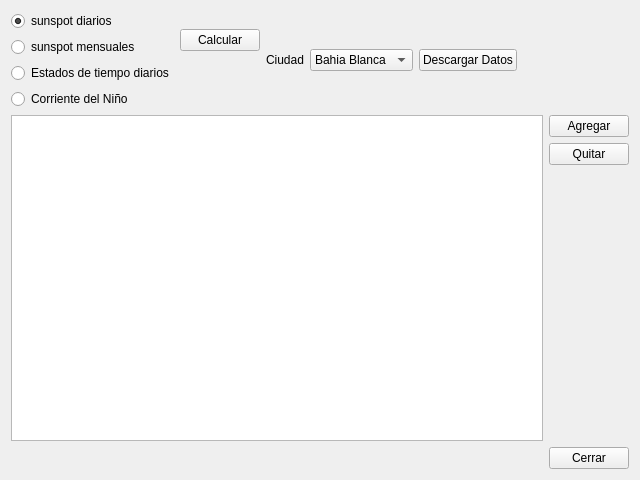
<?xml version="1.0" encoding="UTF-8"?>
<ui version="4.0">
 <class>fileLoadWidget</class>
 <widget class="QWidget" name="fileLoadWidget">
  <property name="geometry">
   <rect>
    <x>0</x>
    <y>0</y>
    <width>640</width>
    <height>480</height>
   </rect>
  </property>
  <property name="windowTitle">
   <string>Form</string>
  </property>
  <layout class="QVBoxLayout" name="verticalLayout_4">
   <item>
    <layout class="QHBoxLayout" name="horizontalLayout_3">
     <item>
      <layout class="QVBoxLayout" name="verticalLayout_2">
       <item>
        <widget class="QRadioButton" name="sunspotDiaryRadioButton">
         <property name="text">
          <string>sunspot diarios</string>
         </property>
         <property name="checked">
          <bool>true</bool>
         </property>
        </widget>
       </item>
       <item>
        <widget class="QRadioButton" name="sunspotMonthlyRadioButton">
         <property name="text">
          <string>sunspot mensuales</string>
         </property>
        </widget>
       </item>
       <item>
        <widget class="QRadioButton" name="weatherDiaryRadioButton">
         <property name="text">
          <string>Estados de tiempo diarios</string>
         </property>
        </widget>
       </item>
       <item>
        <widget class="QRadioButton" name="ninoMonthlyRadioButton">
         <property name="text">
          <string>Corriente del Niño</string>
         </property>
        </widget>
       </item>
      </layout>
     </item>
     <item>
      <layout class="QVBoxLayout" name="verticalLayout_3">
       <item>
        <widget class="QPushButton" name="calcButton">
         <property name="text">
          <string>Calcular</string>
         </property>
        </widget>
       </item>
       <item>
        <spacer name="verticalSpacer_2">
         <property name="orientation">
          <enum>Qt::Vertical</enum>
         </property>
         <property name="sizeType">
          <enum>QSizePolicy::Minimum</enum>
         </property>
         <property name="sizeHint" stdset="0">
          <size>
           <width>20</width>
           <height>40</height>
          </size>
         </property>
        </spacer>
       </item>
      </layout>
     </item>
     <item>
      <layout class="QVBoxLayout" name="verticalLayout_5"/>
     </item>
     <item>
      <widget class="QLabel" name="label">
       <property name="text">
        <string>Ciudad</string>
       </property>
      </widget>
     </item>
     <item>
      <widget class="QComboBox" name="cboCiudad">
       <item>
        <property name="text">
         <string>Bahia Blanca</string>
        </property>
       </item>
       <item>
        <property name="text">
         <string>Tres Arroyos</string>
        </property>
       </item>
       <item>
        <property name="text">
         <string>Mar del Plata</string>
        </property>
       </item>
       <item>
        <property name="text">
         <string>Buenos Aires</string>
        </property>
       </item>
      </widget>
     </item>
     <item>
      <widget class="QPushButton" name="btnDownload">
       <property name="text">
        <string>Descargar Datos</string>
       </property>
      </widget>
     </item>
     <item>
      <spacer name="horizontalSpacer_2">
       <property name="orientation">
        <enum>Qt::Horizontal</enum>
       </property>
       <property name="sizeHint" stdset="0">
        <size>
         <width>40</width>
         <height>20</height>
        </size>
       </property>
      </spacer>
     </item>
    </layout>
   </item>
   <item>
    <layout class="QHBoxLayout" name="horizontalLayout_2">
     <property name="sizeConstraint">
      <enum>QLayout::SetDefaultConstraint</enum>
     </property>
     <item>
      <widget class="QTableWidget" name="tableWidget">
       <property name="sizePolicy">
        <sizepolicy hsizetype="Expanding" vsizetype="Expanding">
         <horstretch>0</horstretch>
         <verstretch>0</verstretch>
        </sizepolicy>
       </property>
       <property name="selectionMode">
        <enum>QAbstractItemView::SingleSelection</enum>
       </property>
       <property name="selectionBehavior">
        <enum>QAbstractItemView::SelectRows</enum>
       </property>
       <attribute name="horizontalHeaderStretchLastSection">
        <bool>true</bool>
       </attribute>
       <attribute name="verticalHeaderStretchLastSection">
        <bool>false</bool>
       </attribute>
      </widget>
     </item>
     <item>
      <layout class="QVBoxLayout" name="verticalLayout">
       <item>
        <widget class="QPushButton" name="addButton">
         <property name="text">
          <string>Agregar</string>
         </property>
        </widget>
       </item>
       <item>
        <widget class="QPushButton" name="delButton">
         <property name="text">
          <string>Quitar</string>
         </property>
        </widget>
       </item>
       <item>
        <spacer name="verticalSpacer">
         <property name="orientation">
          <enum>Qt::Vertical</enum>
         </property>
         <property name="sizeType">
          <enum>QSizePolicy::Expanding</enum>
         </property>
         <property name="sizeHint" stdset="0">
          <size>
           <width>20</width>
           <height>40</height>
          </size>
         </property>
        </spacer>
       </item>
      </layout>
     </item>
    </layout>
   </item>
   <item>
    <layout class="QHBoxLayout" name="horizontalLayout">
     <item>
      <spacer name="horizontalSpacer">
       <property name="orientation">
        <enum>Qt::Horizontal</enum>
       </property>
       <property name="sizeHint" stdset="0">
        <size>
         <width>40</width>
         <height>20</height>
        </size>
       </property>
      </spacer>
     </item>
     <item>
      <widget class="QPushButton" name="closeButton">
       <property name="text">
        <string>Cerrar</string>
       </property>
      </widget>
     </item>
    </layout>
   </item>
  </layout>
 </widget>
 <resources/>
 <connections/>
</ui>
